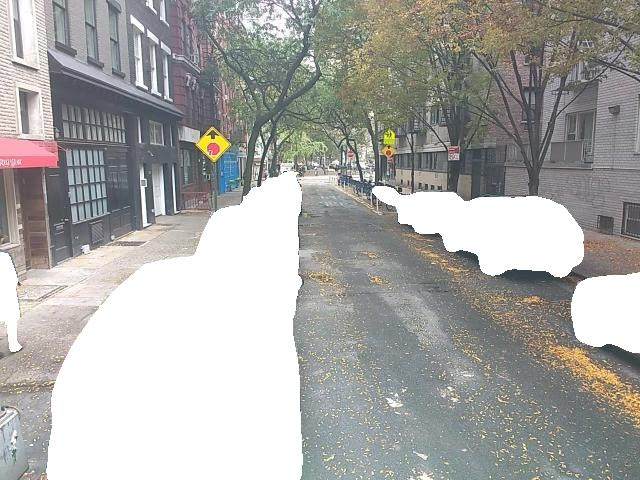
#> input picture HW2/Query-Based Person Identification using Visual Place Recognition/task_5/database/dr5rsn0ye6xu-dr5rsn0ykvhv-cds-3670f40ef7987d5a-20161022-1109-2157.jpg, 640 x 480 px; its folder holds 4 pictures in this run
$ jupyter execute --allow-errors task5.ipynb
#> lines starting #> are read from the running program, lines starting #| are printed output that depends on the picture
[cell 1]
import os
import glob
import cv2
import numpy as np
import matplotlib.pyplot as plt
from sklearn.neighbors import NearestNeighbors
from sklearn.cluster import MiniBatchKMeans

[cell 2]
keypoint_data = []
descriptor_data = []
path = 'task_5/database/'
imgs = glob.glob('task_5/database/*.jpg')

[cell 3]
## Feature extractor
def ext_features(img):
    orb = cv2.ORB_create()

    # find the keypoints with ORB
    kp_1 = orb.detect(img, None)

    # compute the descriptors with ORB
    kp1, des1 = orb.compute(img, kp_1)
    return kp1, des1

## Histogram function
def hist(descriptor_data, model):
    histogram = np.zeros(len(model.cluster_centers_))
    cluster_result = model.predict(descriptor_data)
    for i in cluster_result:
        histogram[i] += 1.0
    return histogram

[cell 4]
for frame in imgs:
    image = cv2.imread(frame, cv2.IMREAD_GRAYSCALE)
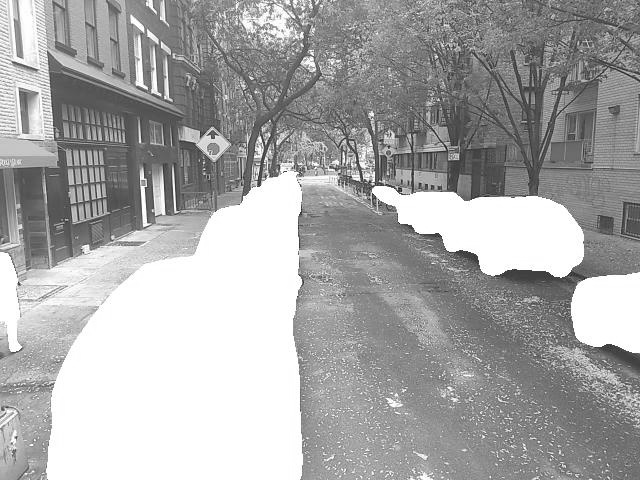
#> image: shape (480, 640); min 21, max 255, mean 166.9

    # compute descriptors
    keypoints, descriptors = ext_features(image)
#> in ext_features, `kp_1 = orb.detect(img, None)`: kp_1 = 500 keypoints; strongest (x, y, size): (372, 183, 31), (259, 185, 31), (358, 179, 31), (175, 211, 31)
#> in ext_features, `kp1, des1 = orb.compute(img, kp_1)`: kp1 has the same summary as kp_1
#> keypoints has the same summary as kp_1 in ext_features

    # store keypoints and descriptors
    keypoint_data.append(keypoints)
    descriptor_data.append(descriptors)
#> pass 2 of the loop `for frame in imgs:`:
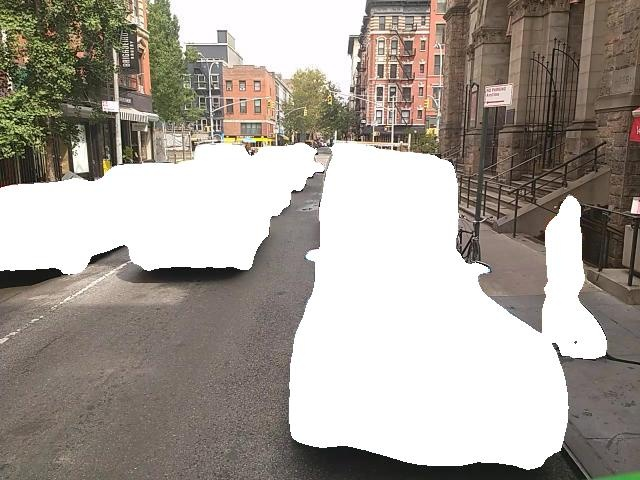
#> input picture HW2/Query-Based Person Identification using Visual Place Recognition/task_5/database/dr5rsn1qnpeg-dr5rsn1tehy2-cds-22ecab6d4a71bfcf-20160901-1216-1394.jpg, 640 x 480 px
#> `image = cv2.imread(frame, cv2.IMREAD_GRAYSCALE)`:
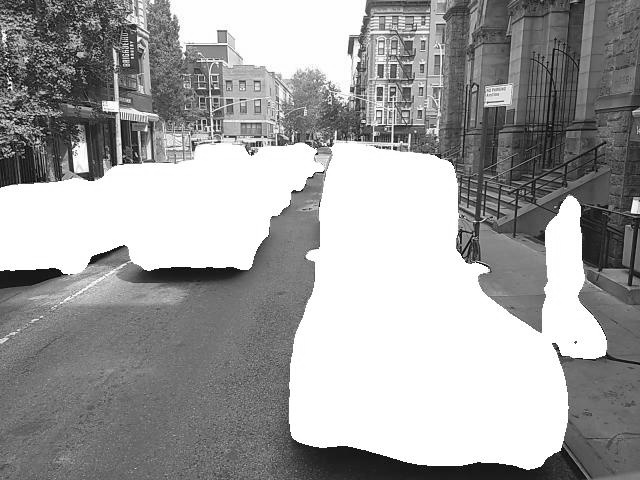
#> image: shape (480, 640); min 0, max 255, mean 159.8
#> kp_1 = 500 keypoints; strongest (x, y, size): (394, 147, 31), (394, 141, 31), (394, 149, 31), (293, 191, 31)
#> kp1 has the same summary as kp_1
#> `keypoints, descriptors = ext_features(image)`: keypoints has the same summary as kp_1 in ext_features

tuple_descriptor_data = tuple(descriptor_data)
descriptor_data = np.vstack(tuple_descriptor_data)

[cell 5]
model = MiniBatchKMeans(n_clusters=300)
model.fit(descriptor_data)

[cell 6]
# Computing histogram for all the images in the database

histogram_data = np.zeros((len(os.listdir("task_5/database/")), 300))
database = glob.glob('task_5/database/*.jpg')
index = 0
for frame in database:
    image = cv2.imread(frame, cv2.IMREAD_GRAYSCALE) # Converting current image to grayscale
    keypoints, descriptors = ext_features(image)    # Computing features
#> in ext_features (call 5), `kp_1 = orb.detect(img, None)`: kp_1 = 500 keypoints; strongest (x, y, size): (372, 183, 31), (259, 185, 31), (358, 179, 31), (175, 211, 31)
#> in ext_features (call 5), `kp1, des1 = orb.compute(img, kp_1)`: kp1 has the same summary as kp_1
#> keypoints has the same summary as kp_1 in ext_features
    histogram = hist(descriptors, model)            # histogram formation
#> in hist, `cluster_result = model.predict(descriptor_data)`: cluster_result = 500 values, max 299 at index 101, min 0 at index 40, mean 143.3
#> the loop in hist, `for i in cluster_result:` made 500 passes
#> i on passes 1 to 3: 284, 75, 37
#> after the loop in hist, `for i in cluster_result:`: histogram = 300 values, max 12 at index 37, min 0 at index 1, mean 1.67
    histogram_data[index] = histogram
    index += 1
#> pass 2 of the loop `for frame in database:`:
#> kp_1 = 500 keypoints; strongest (x, y, size): (394, 147, 31), (394, 141, 31), (394, 149, 31), (293, 191, 31)
#> kp1 has the same summary as kp_1
#> `keypoints, descriptors = ext_features(image)`: keypoints has the same summary as kp_1 in ext_features
#> the loop in hist (call 2), `for i in cluster_result:` made 500 passes
#> i on passes 2 to 4: 30, 63, 45
#> `histogram = hist(descriptors, model)`: histogram = 300 values, max 13 at index 101, min 0 at index 2, mean 1.67
